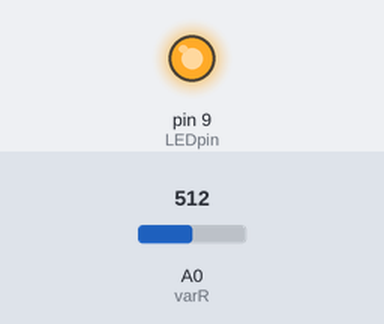
Bench run of a sketch on a simulated Arduino Uno, built with avr-gcc and run on an emulated ATmega328P. On the bench: output pins drawn as LEDs (lit = HIGH). The inputs (shaded band) are chosen by the test bench; at power-on: A0 (varR) = 512.

Above: at 1.2 s.
1.3 s: A0 (varR) set to 122
At 1.9 s:
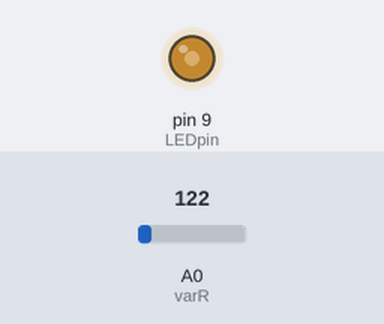
2.8 s: A0 (varR) set to 0
At 3.1 s:
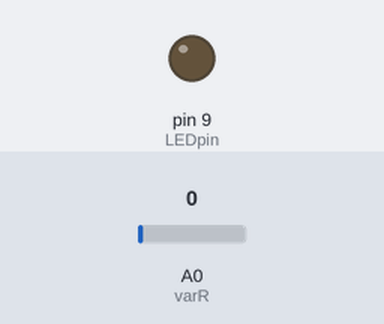
4.3 s: A0 (varR) set to 306
At 5.4 s:
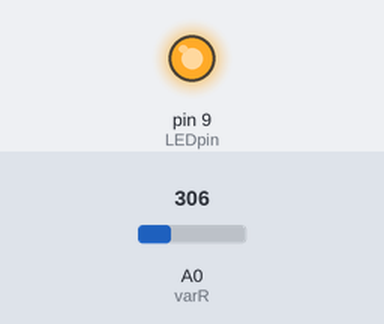
Timing chart, 0 to 7.3 s (numbered marks = the images above; inputs shaded):
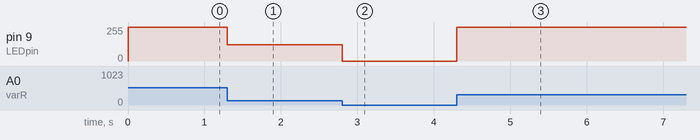

Measured:
- after the input at 1.3 s, pin 9 (LEDpin): 255/255 → 122/255 at once
- after the input at 2.8 s, pin 9 (LEDpin): 122/255 → 0/255 at once
- after the input at 4.3 s, pin 9 (LEDpin): 0/255 → 255/255 at once

The sketch:

LED_enshu04.ino
```cpp
#define LEDpin 9
#define SSWpin 4
#define PSWpin 2
#define varR A0

void setup()
{
  pinMode(LEDpin, OUTPUT);
  pinMode(SSWpin, INPUT);
  pinMode(PSWpin, INPUT);
  pinMode(varR, INPUT);
}

void loop()
{
  int var = analogRead(varR);
  analogWrite(LEDpin, var);
  delay(2);
}
```
